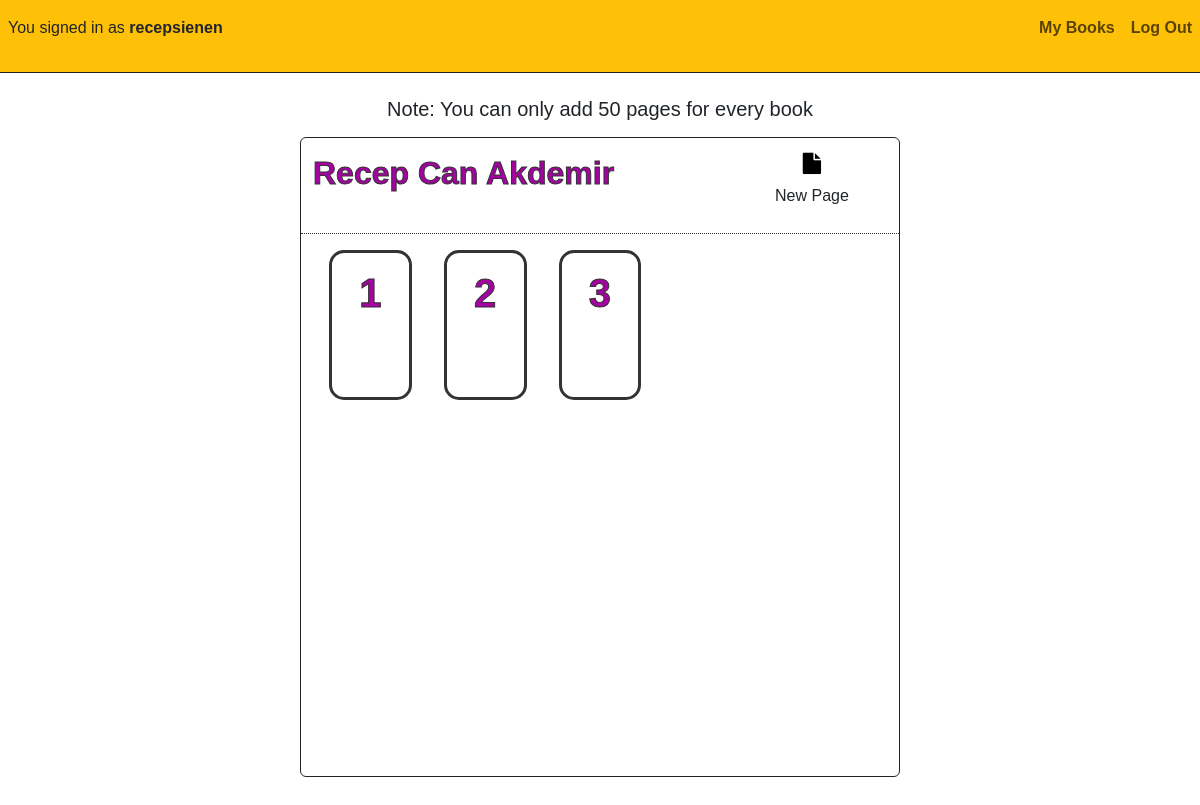
Page /recepsienen/Recep-Can-Akdemir (signed in) on the earlier database version.
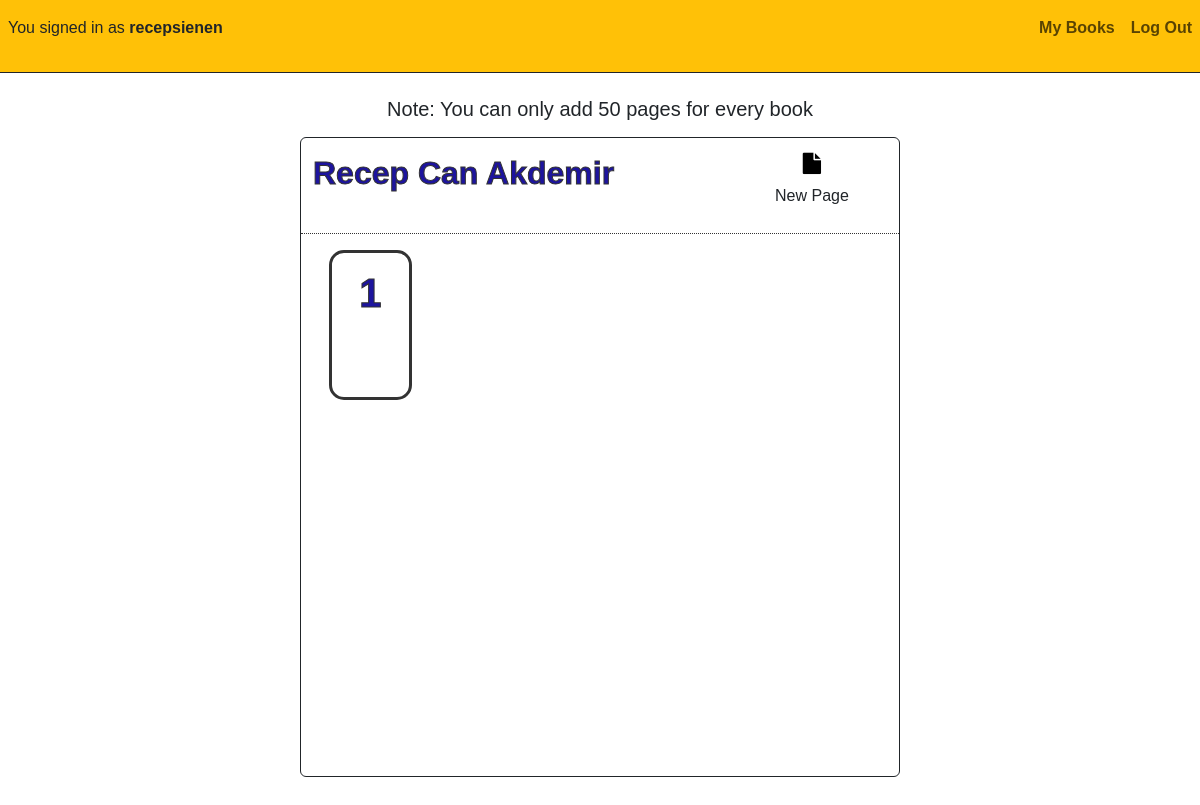
Same page on the later database version.
### book/models.py (models this page shows, shortened)
class Book(models.Model):
    user = models.ForeignKey(User,on_delete=models.CASCADE, null=False,related_name="user")
    name = models.CharField(max_length=200, null=True)
    link_name = models.CharField(max_length=250,null=True)
    language = models.CharField(max_length=200, null=True)
    words_per_page = models.IntegerField(blank=True, null=True)
    cover_color = models.CharField(max_length=200,null=True)
    font_color = models.CharField(max_length=200,null=True)
    created_at = models.DateTimeField(auto_now_add=True)
    updated_at = models.DateTimeField(auto_now=True)

class Page(models.Model):
    number = models.IntegerField(blank=True,null=True)
    book = models.ForeignKey(Book, on_delete=models.CASCADE, null=False, related_name="book")
    edit_mode = models.BooleanField(default=True)
    first_save_done = models.BooleanField(default=False)
    finished = models.BooleanField(default=False)

### book/views.py (the view, shortened to what this page needs)
# urls.py: path("<str:username>/<str:book_name>", views.book_content, name="book_content"),
@login_required
def book_content(request,username,book_name):
    user = request.user
    book = Book.objects.filter(user = user,link_name = book_name).first()
    pages = Page.objects.filter(book = book)
    return render(request, "book/book.html",{
        "pages":pages,
        "book":book,
    })

### book/templates/book/book.html (shortened to what this page needs)
{% extends "book/layout.html" %}
{% block body %}
<div id="page-container" class="rounded">
    <div class="m-auto">
        <h5 class="text-center pt-3 mb-0 pb-0">Note: You can only add 50 pages for every book</h5>
    </div>
    <div id="inner-container" class="w-50 h-100 m-auto border border-dark d-flex row rounded mt-3">
        <div id="title" class="rounded-top d-flex justify-content-between" style="color:{{book.cover_color}}">
            <div class="ml-3">
                <h1 id ="page-title" class="text-center fs-2 fw-bold mt-3">{{book.name |truncatechars:30}}</h1>
            </div>
            <div class="m-1 d-flex row justify-content-center">
                <button class="btn rounded w-50" id="new-page"><i class="fa fa-file fa-lg" ></i></button>
                <p class="text-dark text-center fs-6">New Page</p>
            </div>
        </div>
        <div id="all-pages" class="rounded-bottom">
            {% for page in pages %}
            <a href="{% url 'page_view' username=user.username book_name=book.link_name page_number=page.number %}" id="page-{{page.finished}}" class="m-3 p-3 text-decoration-none page">
                <h1 id ="page-number" class="text-center" style="color:{{book.cover_color}}">{{page.number}}</h1>
            </a>
            {% endfor %}
        </div>
    </div>
</div>
{% endblock %}

Differences in the rows shown:
removed Page: number "2"
removed Page: number "3"
